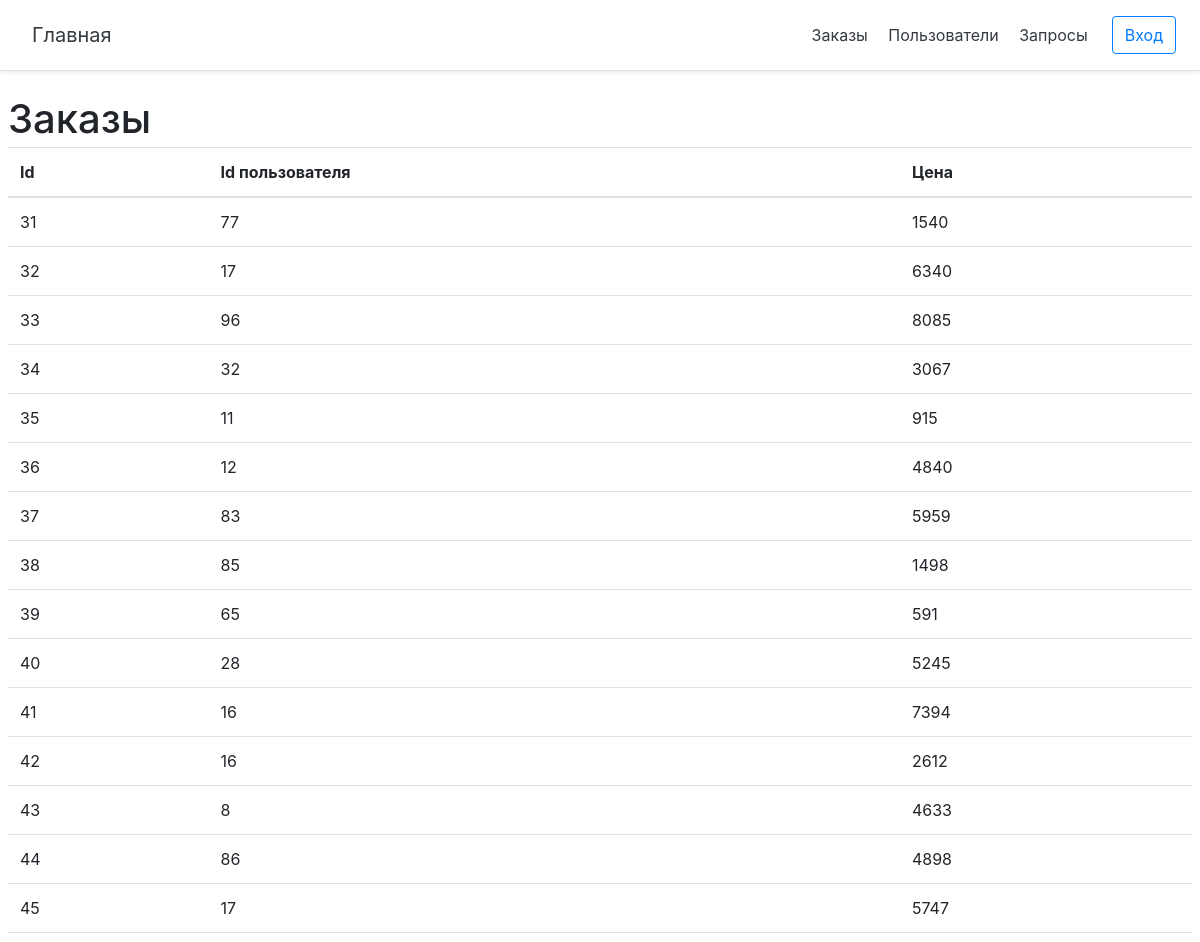
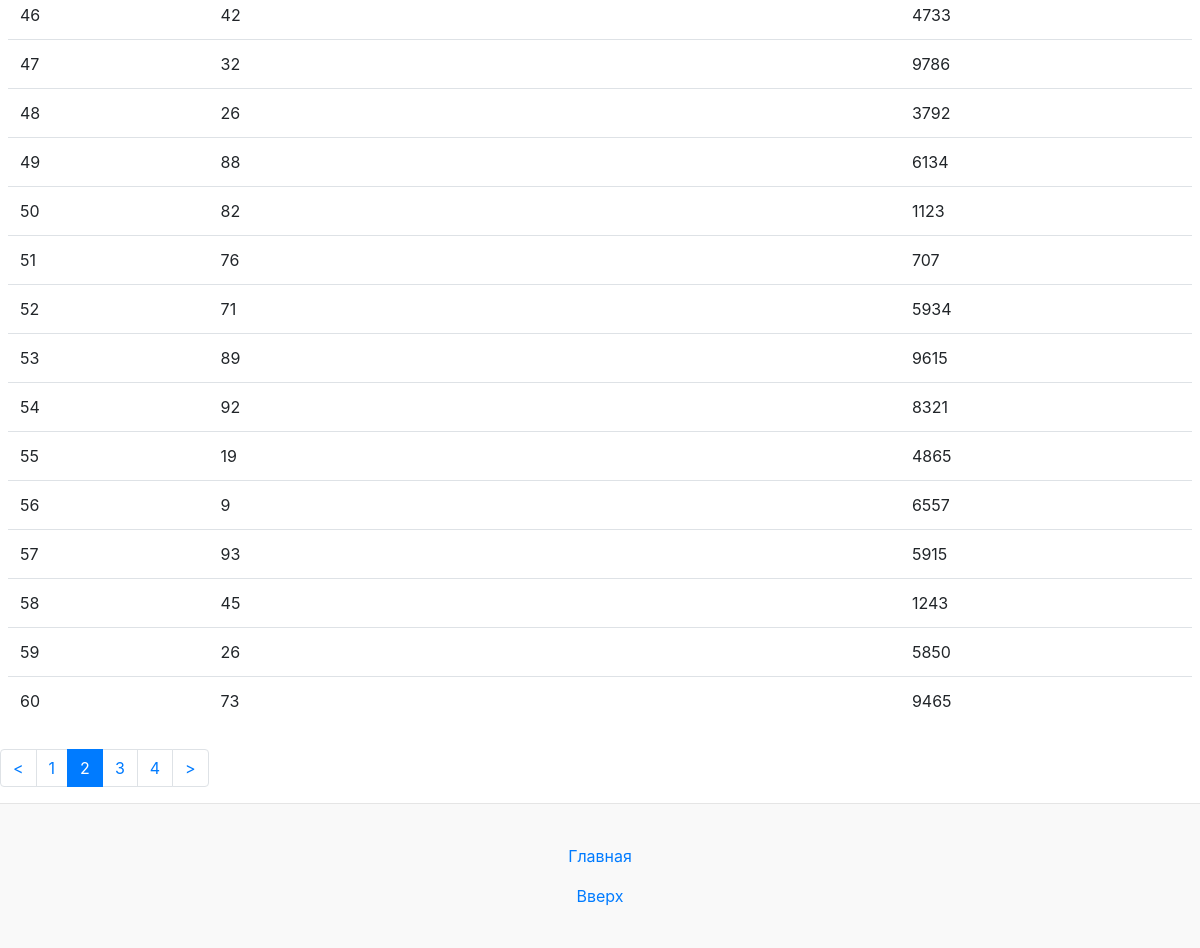
Page /orders/page-2 on the committed database (2 pictures, top to bottom).
### tables this page shows
CREATE TABLE `orders` (
  `id` int NOT NULL,
  `user_id` int NOT NULL,
  `price` int NOT NULL
);

### config/routes.php (called while the page is built)
<?php
return array(
    'login' => 'site/login',
    'logout' => 'site/logout',
    'registration'=>'site/registration',
    'cabinet'=>'cabinet/index',
    'orders/page-([0-9]+)' => 'order/index/$1',
    'orders'=>'order/index',
    'users/page-([0-9]+)' => 'order/users/$1',
    'users'=>'order/users',
    'queries'=>'order/query',
    '' => 'site/login',
);

### controllers/OrderController.php (called while the page is built, shortened)
<?php
class OrderController extends BaseController
{
    public function actionIndex($page = 0)
    {
        $orderTotal = Order::getTotalOrderCount();
        $orderList = Order::getOrderList($page, self::ITEMS_ON_PAGE);
        $pagination = new Pagination($orderTotal, $page, self::ITEMS_ON_PAGE,'page-');
        require_once (ROOT.'/views/order/index.php');
        return true;
    }
}

### index.php (called while the page is built, shortened)
<?php
require_once (ROOT.'/components/Autoload.php');
$router = new Router();
$router->run();

### models/Order.php (called while the page is built, shortened)
<?php
class Order
{
    public static $TABLE_NAME = 'orders';
    public static function getOrderList($page = 1, $limit = self::SHOW_BY_DEFAULT, $sort_column = self::SORT_BY_ID, $sort_by = self::SORT_ASC)
    {
        $offset = ($page - 1) * $limit;
        $db = Db::getConnection();
        $sql = 'SELECT * from '.self::$TABLE_NAME.' ORDER BY  '.$sort_column.' '.$sort_by.' LIMIT :limit OFFSET :offset';
        $result = $db->prepare($sql);
        $result->bindParam(':limit',$limit,PDO::PARAM_INT);
        $result->bindParam(':offset',$offset,PDO::PARAM_INT);
        $result->execute();
        $orderList = array();
        $i = 0;
        while ($row = $result->fetch())
        {
            $order = self::getOrderFromRow($row);
            $orderList[$i] = $order;
            $i++;
        }
        return $orderList;
    }
    public static function getOrderFromRow($row)
    {
        if($row)
        {
            $order = new Order();
            $order->id = $row['id'];
            $order->user_id = $row['user_id'];
            $order->price = $row['price'];
            return $order;
        }
        return false;
    }
    public static function getTotalOrderCount()
    {
        $db = Db::getConnection();
        $result = $db->query('SELECT COUNT(id) as count from '.self::$TABLE_NAME);
        $result->setFetchMode(PDO::FETCH_ASSOC);
        $row = $result->fetch();
        return $row['count'];
    }
}

### components/Autoload.php (called while the page is built, shortened)
<?php
function autoloader($class_name) {
    $array_paths = array
    (
        '/models/',
        '/components/',
        '/controllers/'
    );
    foreach ($array_paths as $path) {
        $path = ROOT.$path.$class_name.'.php';
    }
}

### views/order/index.php (the view)
<?php include(ROOT.'/views/layouts/header.php');?>
<div class=".col-9 p-2">
    <h2 class="blog-post-title">Заказы</h2>
    <table class="table">
        <thead>
        <tr>
            <th scope="col">Id</th>
            <th scope="col">Id пользователя</th>
            <th scope="col">Цена</th>
        </tr>
        </thead>
        <tbody>
        <?
        foreach ($orderList as $item) {
            ?>
            <tr>
                <td><?=$item->id?></td>
                <td><?=$item->user_id?></td>
                <td><?=$item->price?></td>
            </tr>
            <?
        }
        ?>
        </tbody>
    </table>
</div>
    <nav>
        <?=$pagination->get() ?>
    </nav>
<? include(ROOT.'/views/layouts/footer.php'); ?>

### components/Router.php (shortened to what this page needs)
<?php
class Router
{
    private $routes;
    public function __construct()
    {
        $routesPath = ROOT.'/config/routes.php';
        $this->routes = include($routesPath);
    }
    private function getURI()
    {
        if(!empty($_SERVER['REQUEST_URI'])){
            return trim($_SERVER['REQUEST_URI'], '/');
        }
    }
    public function run()
    {
        $url = $this->getURI();
        foreach ($this->routes as $uriPattern => $path) {
            if(preg_match("~$uriPattern~",$url))
            {
                $internalRoute = preg_replace("~$uriPattern~", $path, $url);
                $segments = explode('/', $internalRoute);
                $controllerName = array_shift($segments).'Controller';
                $actionName = 'action'.ucfirst(array_shift($segments));
                $parametrs = $segments;
                $controllerObject = new $controllerName;
                $result =  call_user_func_array(array($controllerObject, $actionName), $parametrs);
                if($result != null ){
                    break;
                }
            }
        }
    }
}

### web/css/main.css (style rules this page uses)
html { font-size: 14px; }
@media (min-width: 768px) { html { font-size: 16px; } }
.blog-post-title { margin-bottom: .25rem; font-size: 2.5rem; }
html, body { height: 100%; }

### rows in the picture
orders: id "31", user "77", price "1540"
orders: id "32", user "17", price "6340"
orders: id "33", user "96", price "8085"
orders: id "34", user "32", price "3067"
orders: id "35", user "11", price "915"
orders: id "36", user "12", price "4840"
orders: id "37", user "83", price "5959"
orders: id "38", user "85", price "1498"
orders: id "39", user "65", price "591"
orders: id "40", user "28", price "5245"
orders: id "41", user "16", price "7394"
orders: id "42", user "16", price "2612"
orders: id "43", user "8", price "4633"
orders: id "44", user "86", price "4898"
orders: id "45", user "17", price "5747"
orders: id "46", user "42", price "4733"
orders: id "47", user "32", price "9786"
orders: id "48", user "26", price "3792"
orders: id "49", user "88", price "6134"
orders: id "50", user "82", price "1123"
orders: id "51", user "76", price "707"
orders: id "52", user "71", price "5934"
orders: id "53", user "89", price "9615"
orders: id "54", user "92", price "8321"
orders: id "55", user "19", price "4865"
orders: id "56", user "9", price "6557"
orders: id "57", user "93", price "5915"
orders: id "58", user "45", price "1243"
orders: id "59", user "26", price "5850"
orders: id "60", user "73", price "9465"

### other values in the picture
$text "< >"
$text "1"
$text "3"
$text "4"
